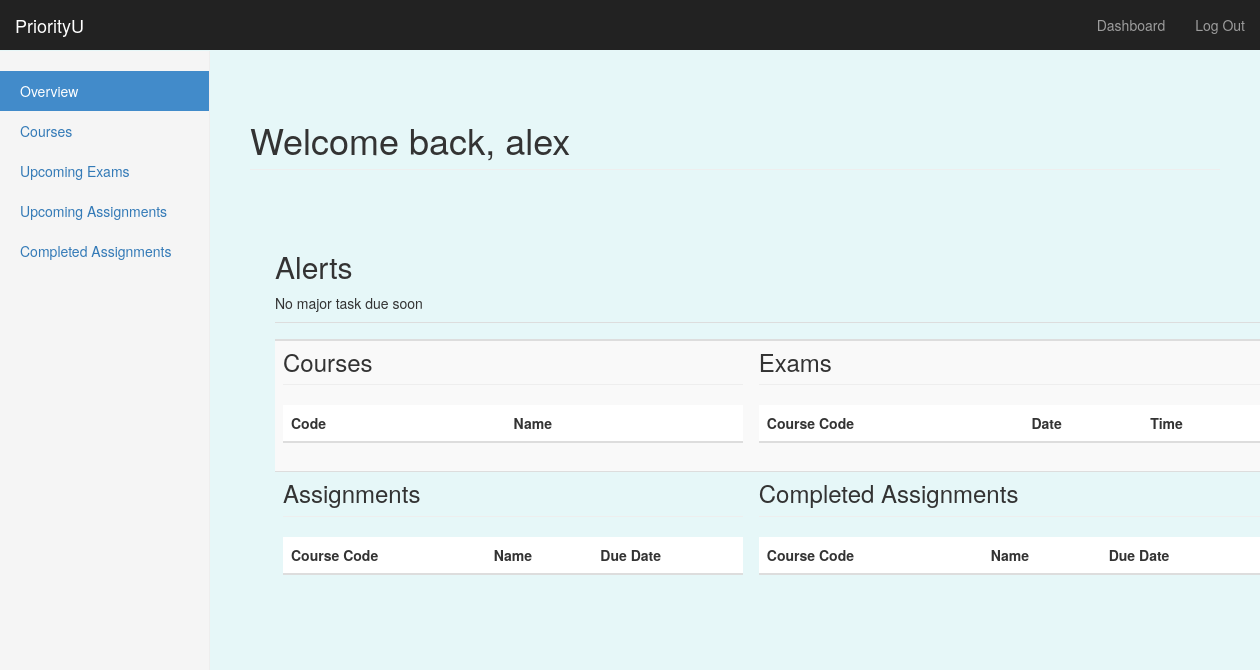
/dashboard (signed in), run on an earlier commit of the app's database.
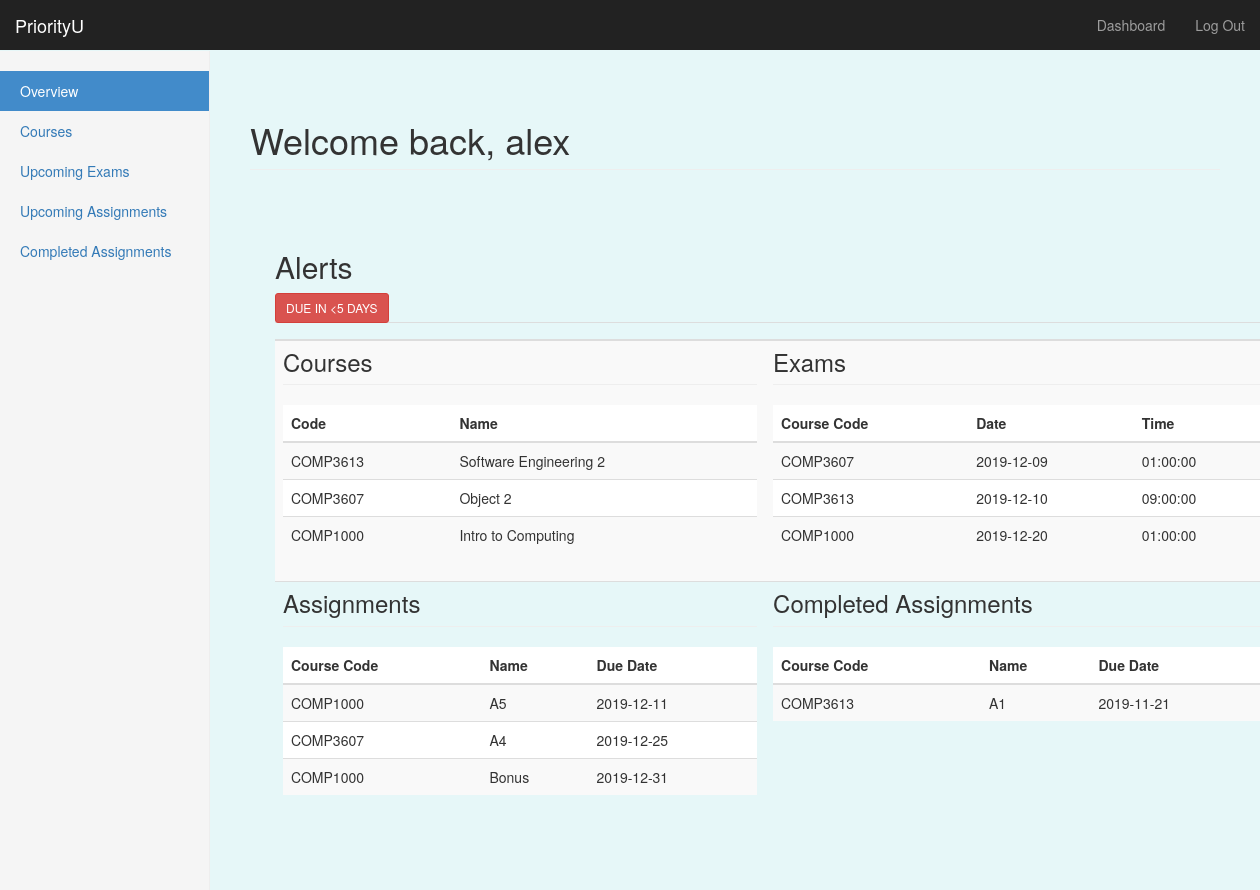
And on a later commit of the database.
### priorityU/models/models.py (models this page shows, shortened)
class User(UserMixin, db.Model):
    __tablename__ = 'users'
    id = db.Column(db.Integer, primary_key=True)
    username = db.Column(db.String, unique=True, nullable=False)
    email = db.Column(db.String, unique=True, nullable=False)
    password = db.Column(db.String, nullable=False)
    last_task_id = db.Column(db.Integer)
    university = db.Column(db.String, nullable=False)
    courses = db.relationship('Courses', backref='poster')

class Courses(db.Model):
    __tablename__ = 'courses'
    c_id = db.Column(db.Integer, primary_key=True)
    course_code = db.Column(db.String, nullable=False)
    course_name = db.Column(db.String, nullable=False)
    lecturer = db.Column(db.String, nullable=False)
    location = db.Column(db.String, nullable=False)
    user_id = db.Column(db.Integer, db.ForeignKey('users.id'))

class Exam(db.Model): # Dominic 18/11- created model for assignment db
    __tablename__ = 'exams'
    e_id = db.Column(db.Integer, primary_key=True)
    exam_name=db.Column(db.String, nullable=False)
    course_code = db.Column(db.String, db.ForeignKey('courses.course_code'))
    weighting = db.Column(db.Integer)
    date = db.Column(db.Date, nullable=False)
    time = db.Column(db.Time)
    duration = db.Column(db.Integer, nullable=False)
    location = db.Column(db.String)
    user_id = db.Column(db.Integer, db.ForeignKey('users.id'))

class Assignment(db.Model): # Dominic 18/11- created model for assignment db
    __tablename__ = 'assignments'
    a_id = db.Column(db.Integer, primary_key=True)
    course_code = db.Column(db.String, db.ForeignKey('courses.course_code'))
    asg_name = db.Column(db.String, nullable=False)
    weighting = db.Column(db.Integer)
    due_date = db.Column(db.Date, nullable=False)
    due_time = db.Column(db.Time)
    complete = db.Column(db.Boolean, nullable=False)
    user_id = db.Column(db.Integer, db.ForeignKey('users.id'))

### priorityU/routes.py (the view)
@app.route('/dashboard')
@login_required
def dashboard():
    user_courses = Courses.query.filter_by(user_id=current_user.get_id()).order_by(Courses.course_code.desc()).all()
    user_exams = Exam.query.filter_by(user_id=current_user.get_id()).order_by(Exam.date.asc()).all()
    user_asgs = Assignment.query.filter_by(user_id=current_user.get_id()).order_by(Assignment.due_date.asc()).all()
    today = datetime.today()
    alert_date = today + timedelta(days=5)
    asg_alerts = Assignment.query.filter(Assignment.due_date <= alert_date, Assignment.user_id==current_user.get_id(), Assignment.complete==False).all()
    exam_alerts = Exam.query.filter(Exam.date <= alert_date, Exam.user_id==current_user.get_id()).all()
    num_tasks = len(asg_alerts) + len(exam_alerts)
    return render_template('dashboard.html', name=current_user.username, courses=user_courses, exams=user_exams,
                           assignments=user_asgs,asg_alerts=asg_alerts, exam_alerts=exam_alerts,num_tasks=num_tasks)

### priorityU/routes.py (called while the page is built)
@login_manager.user_loader
def load_user(user_id):
    return User.query.get(int(user_id))

### priorityU/templates/dashboard.html (shortened to what this page needs)
{% extends "bootstrap/base.html" %}
{% block styles %}
{{super()}}
<link rel="stylesheet" href="{{url_for('.static', filename='style.css')}}">
{% endblock %}
{% block content %}
    <nav class="navbar navbar-inverse navbar-fixed-top">
      <div class="container-fluid">
        <div class="navbar-header">
          <a class="navbar-brand" href="#">PriorityU</a>
        </div>
        <div id="navbar" class="navbar-collapse collapse">
          <ul class="nav navbar-nav navbar-right">
            <li><a href="#">Dashboard</a></li>
            <li><a href="{{ url_for('logout') }}">Log Out</a></li>
          </ul>
        </div>
      </div>
    </nav>
    <div class="container-fluid">
      <div class="row">
        <div class="col-sm-3 col-md-2 sidebar">
        <ul class="nav nav-sidebar">
            <li {% if request.endpoint == 'dashboard' %} class="active" {% endif %}> <a href="{{url_for('dashboard')}}">Overview</a></li>
            <li {% if request.endpoint == 'courses' %} class="active" {% endif %}><a href="{{url_for('courses')}}" id="tab2-id">Courses</a></li>
            <li {% if request.endpoint == 'exams' %} class="active" {% endif %}><a href="{{url_for('exams')}}">Upcoming Exams</a></li>
            <li {% if request.endpoint == 'assignments' %} class="active" {% endif %}><a href="{{url_for('assignments')}}">Upcoming Assignments</a></li>
            <li {% if request.endpoint == 'completed' %} class="active" {% endif %} ><a href="{{url_for('completed')}}">Completed Assignments</a></li>
        </ul>
        </div>
        <div class="col-sm-9 col-sm-offset-3 col-md-10 col-md-offset-2 main">
          <h1 class="page-header">Welcome back, {{ name }}</h1>
        </div>
      <div class="col-sm-9 col-sm-offset-3 col-md-10 col-md-offset-2 main", style="margin-left: 250px">
        <div class="row">
           <table class="table table-striped table-hover">
            <thead class="thead-dark">
            <tr>
                 <h2>Alerts</h2>
          {% if num_tasks > 0 %}
          <button data-toggle="collapse" data-target="#alert" class="btn btn-danger btn-sm"> DUE IN <5 DAYS</button>
            {% else %}
            <p class="success"> No major task due soon </p>
            </div>
          </div>
          {% endif %}
            </tr>
                <tr>
                    <th></th> <th></th>
                </tr>
            </thead>
            <tbody>
                <tr>
                    <td><h3 class="page-header">Courses</h3>
          <table class="table table-striped table-hover">
            <thead class="thead-dark">
                <tr>
                    <th>Code</th><th>Name</th>
                </tr>
            </thead>
            <tbody>
                {% for c in courses %}
                <tr>
                    <td>{{c.course_code}}</td>
                    <td>{{c.course_name}}</td>
                </tr>
                {% endfor %}
            </tbody>
          </table></td>
                    <td><h3 class="page-header">Exams</h3>
          <table class="table table-striped table-hover">
            <thead class="thead-dark">
                <tr>
                    <th>Course Code</th>
                    <th>Date</th>
                    <th>Time</th>
                </tr>
            </thead>
            <tbody>
                {% for e in exams %}
                <tr>
                    <td>{{e.course_code}}</td>
                    <td>{{e.date}}</td>
                    <td>{{e.time}}</td>
                </tr>
                {% endfor %}
            </tbody>
          </table>
</td>
                </tr>
                <tr>
                    <td> <h3 class="page-header">Assignments</h3>
        <table class="table table-striped table-hover">
          <thead class="thead-dark">
              <tr>
                  <th>Course Code</th>
                  <th>Name</th>
                  <th>Due Date</th>
              </tr>
          </thead>
          <tbody>
              {% for a in assignments %}
                {% if a.complete == False %}
              <tr>
                  <td>{{a.course_code}}</td>
                  <td>{{a.asg_name}}</td>
                  <td>{{a.due_date}}</td>
              </tr>
                {% endif %}
              {% endfor %}
          </tbody>
        </table></td>
            <td><h3 class="page-header">Completed Assignments</h3>
        <table class="table table-striped table-hover">
          <thead class="thead-dark">
              <tr>
                  <th>Course Code</th>
                  <th>Name</th>
                  <th>Due Date</th>
              </tr>
          </thead>
          <tbody>
              {% for a in assignments %}
                {% if a.complete == True %}
              <tr>
                  <td>{{a.course_code}}</td>
                  <td>{{a.asg_name}}</td>
                  <td>{{a.due_date}}</td>
              </tr>
                {% endif %}
              {% endfor %}
          </tbody>
        </table></td>
                </tr>
            </tbody>
          </table>
      </div>
    </div>
{% endblock %}

### priorityU/static/style.css (style rules this page uses)
body { padding-top: 50px; }
.navbar-fixed-top { border: 0; }
.sidebar { display: none; }
@media (min-width: 768px) { .sidebar { position: fixed; top: 51px; bottom: 0; left: 0; z-index: 1000; display: block; padding: 20px; overflow-x: hidden; overflow-y: auto; background-color: #f5f5f5; border-right: 1px solid #eee; } }
.nav-sidebar { margin-right: -21px; margin-bottom: 20px; margin-left: -20px; }
.nav-sidebar > li > a { padding-right: 20px; padding-left: 20px; }
.nav-sidebar > .active > a, .nav-sidebar > .active > a:hover, .nav-sidebar > .active > a:focus { color: #fff; background-color: #428bca; }
.main { padding: 20px; }
@media (min-width: 768px) { .main { padding-right: 40px; padding-left: 40px; } }
.main .page-header { margin-top: 0; }
body { padding-top: 100px; padding-bottom: 40px; background-color: #e6f7f8; }

What changed in the data, as far as the page shows it:
added Courses: course_code "COMP3613", course_name "Software Engineering 2"
added Courses: course_code "COMP3607", course_name "Object 2"
added Courses: course_code "COMP1000", course_name "Intro to Computing"
added Exam: course_code "COMP3607", date "2019-12-09", time "01:00:00"
added Exam: course_code "COMP3613", date "2019-12-10", time "09:00:00"
added Exam: course_code "COMP1000", date "2019-12-20", time "01:00:00"
added Assignment: course_code "COMP1000", asg_name "A5", due_date "2019-12-11", shown under "Assignments"
added Assignment: course_code "COMP3607", asg_name "A4", due_date "2019-12-25", shown under "Assignments"
added Assignment: course_code "COMP1000", asg_name "Bonus", due_date "2019-12-31", shown under "Assignments"
added Assignment: course_code "COMP3613", asg_name "A1", due_date "2019-11-21", shown under "Completed Assignments"
Also different on the page:
text no longer shown: "No major task due soon"
text now shown: "DUE IN <5 DAYS"
